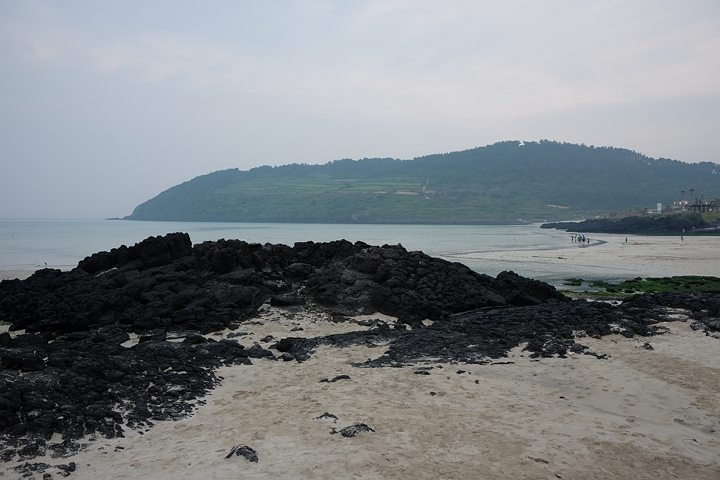
#> input picture 04. Local Feacture/img1.jpg, 720 x 480 px
$ python 03_image_stitching.py
#> lines starting #> are read from the running program, lines starting #| are printed output that depends on the picture
import cv2 as cv
import numpy as np
import matplotlib.pyplot as plt

# 1. 이미지 불러오기
img1 = cv.imread('img1.jpg')   # 기준 이미지
#> img1 is the input picture: shape (480, 720, 3); mean B, G, R 134.2, 130.6, 125.7
img2 = cv.imread('img2.jpg')   # 변환할 이미지
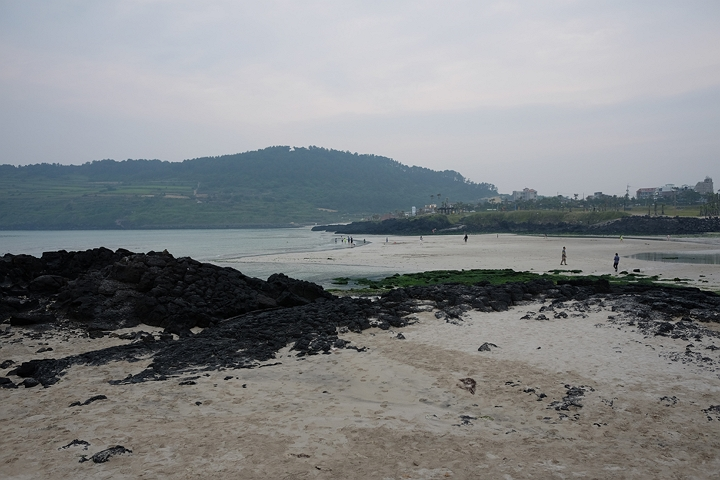
#> input picture 04. Local Feacture/img2.jpg, 720 x 480 px
#> img2 is the input picture: shape (480, 720, 3); mean B, G, R 134.4, 132.3, 129.6

if img1 is None or img2 is None:
    print("이미지를 불러올 수 없습니다.")
    exit()

# 2. 그레이스케일 변환
gray1 = cv.cvtColor(img1, cv.COLOR_BGR2GRAY)
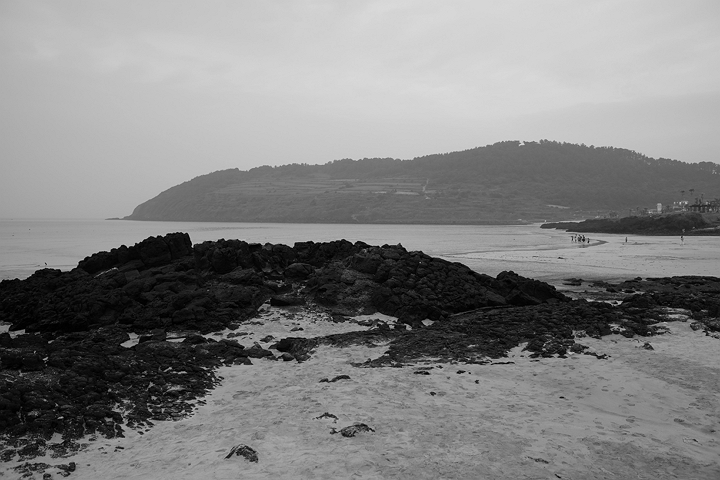
#> gray1: shape (480, 720); min 0, max 219, mean 129.5
gray2 = cv.cvtColor(img2, cv.COLOR_BGR2GRAY)
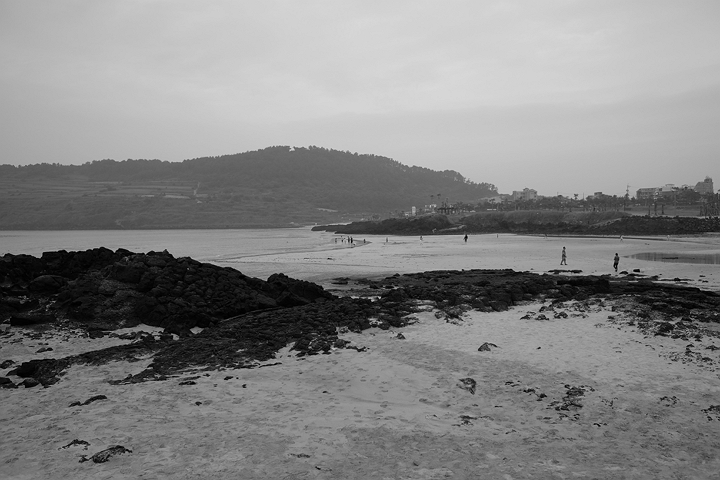
#> gray2: shape (480, 720); min 0, max 218, mean 131.7

# 3. SIFT 특징점 검출
sift = cv.SIFT_create()
kp1, des1 = sift.detectAndCompute(gray1, None)
#> kp1 = 927 keypoints; strongest (x, y, size): (619, 303, 2.6), (427, 373, 2.2), (205, 368, 1.9), (440, 367, 2.1)
kp2, des2 = sift.detectAndCompute(gray2, None)
#> kp2 = 965 keypoints; strongest (x, y, size): (466, 237, 2), (638, 270, 2.3), (635, 270, 1.9), (244, 386, 2.5)

# 4. BFMatcher + knnMatch
bf = cv.BFMatcher(cv.NORM_L2)
matches = bf.knnMatch(des2, des1, k=2)
#> matches = 965 matches
# des2 -> des1 로 맞춰서 img2를 img1 쪽으로 warp

# 5. 좋은 매칭점 선별 (ratio test)
good_matches = []
for m, n in matches:
    if m.distance < 0.7 * n.distance:
        good_matches.append(m)
#> after the loop, good_matches = 277 matches

if len(good_matches) < 4:
    print("호모그래피를 계산하기 위한 좋은 매칭점이 부족합니다.")
    exit()

# 6. 대응점 추출
# src_pts: 변환할 이미지(img2)의 좌표
# dst_pts: 기준 이미지(img1)의 대응 좌표
src_pts = np.float32([kp2[m.queryIdx].pt for m in good_matches]).reshape(-1, 1, 2)
#> src_pts = 277 rows, first 8: [8.21, 380.7], [9.25, 298.5], [9.25, 298.5], [9.69, 373.2], [12.14, 329.8], [13.89, 357.8], [14.52, 340.9], [16.31, 165.7]
dst_pts = np.float32([kp1[m.trainIdx].pt for m in good_matches]).reshape(-1, 1, 2)
#> dst_pts = 277 rows, first 8: [270.5, 353.6], [269.6, 282.1], [269.6, 282.1], [270.9, 346.9], [272.1, 309.2], [273.6, 334], [273.6, 319.4], [67.43, 263.3]

# 7. 호모그래피 계산 (RANSAC 사용)
# RANSAC을 사용해 이상치(outlier)를 제외하며 호모그래피 행렬 계산
H, mask = cv.findHomography(src_pts, dst_pts, cv.RANSAC, 5.0)
#> H = [[0.62, 0.0291, 254], [-0.104, 0.873, 21.69], [-0.000531, 8.81e-06, 1]]; mask = 277 values, max 1 at index 0, min 0 at index 7, mean 0.96

if H is None:
    print("호모그래피 계산에 실패했습니다.")
    exit()

# 8. 이미지 정합
h1, w1 = img1.shape[:2]
#> h1 = 480; w1 = 720
h2, w2 = img2.shape[:2]
#> h2 = 480; w2 = 720

# 계산된 호모그래피를 이용해 img2를 img1 좌표계에 맞게 변환
warped = cv.warpPerspective(img2, H, (w1 + w2, max(h1, h2)))
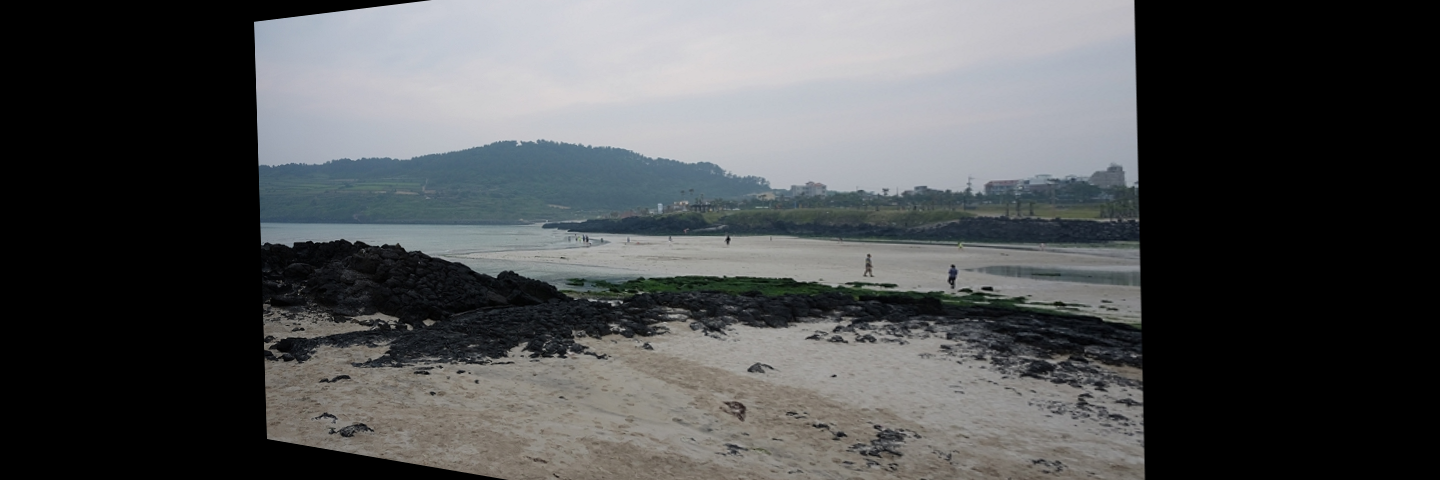
#> warped: shape (480, 1440, 3); mean B, G, R 80.9, 79.7, 77.9

# 기준 이미지(img1)를 왼쪽에 배치
warped[0:h1, 0:w1] = img1
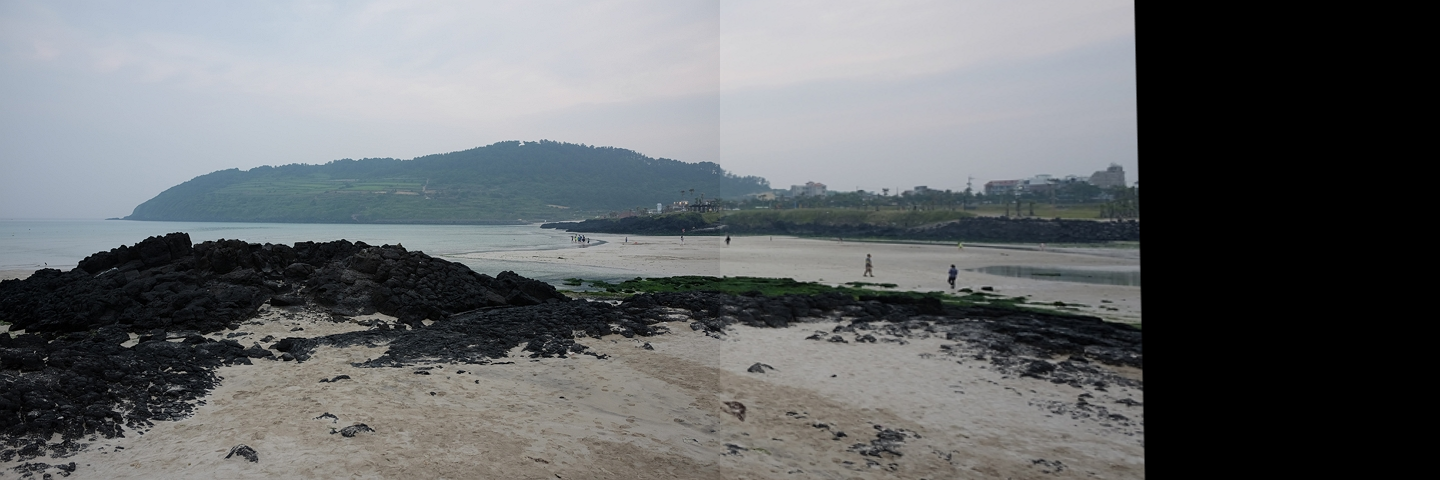
#> warped: shape (480, 1440, 3); mean B, G, R 107.2, 104.9, 101.9

# 9. 매칭 결과 시각화
matching_result = cv.drawMatches(
    img2, kp2,
    img1, kp1,
    good_matches, None,
    flags=cv.DrawMatchesFlags_NOT_DRAW_SINGLE_POINTS
)
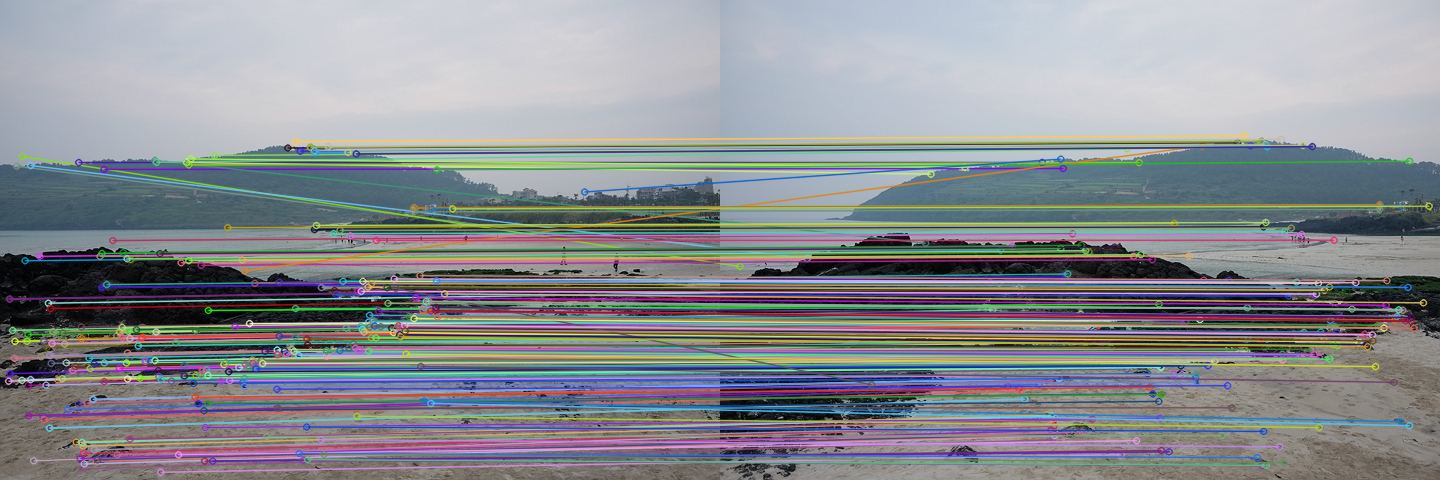
#> matching_result: shape (480, 1440, 3); mean B, G, R 145.4, 141, 138.1

# 10. BGR -> RGB 변환
warped_rgb = cv.cvtColor(warped, cv.COLOR_BGR2RGB)
matching_rgb = cv.cvtColor(matching_result, cv.COLOR_BGR2RGB)

# 11. 결과 출력
plt.figure(figsize=(18, 8))

plt.subplot(1, 2, 1)
plt.imshow(matching_rgb)
plt.title(f'Matching Result ({len(good_matches)} good matches)')
plt.axis('off')

plt.subplot(1, 2, 2)
plt.imshow(warped_rgb)
plt.title('Warped Image / Image Alignment')
plt.axis('off')

plt.tight_layout()
plt.show()
